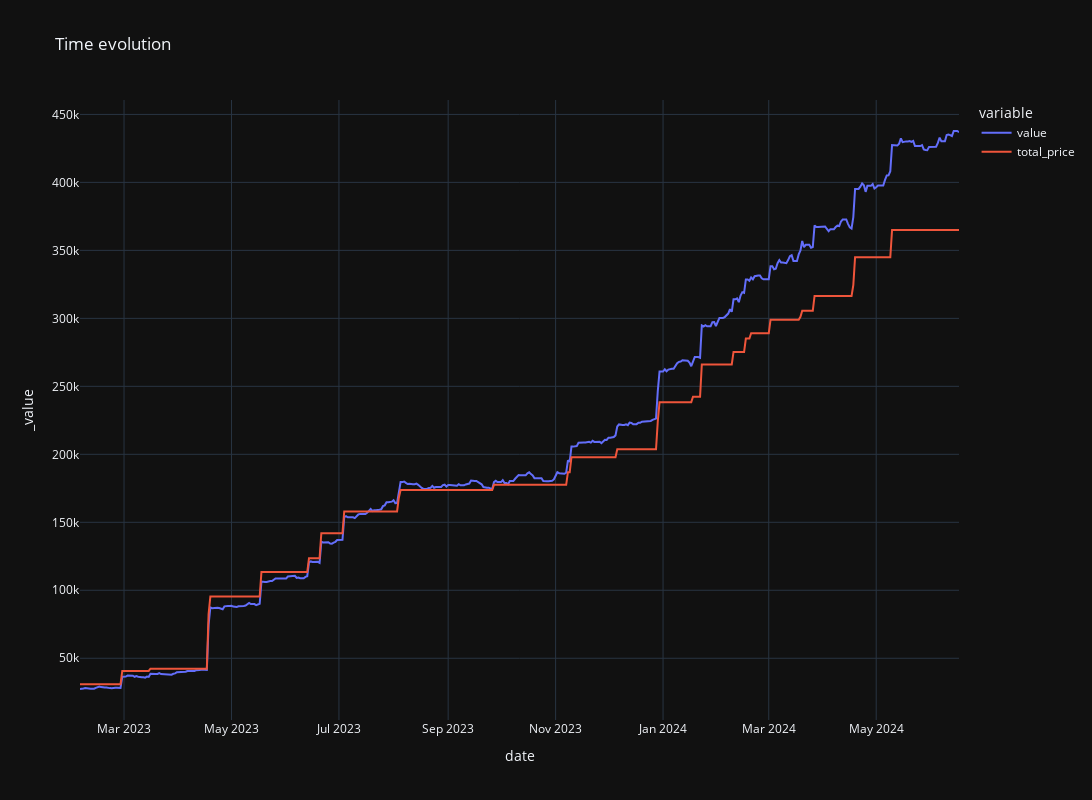

Notebook code for this chart:
### Code cell
fig = px.line(
    time_evol_all,
    x="date",
    # y=["value","total_gain"],
    y=time_evol_all.columns[1:-2],
    title="Time evolution",
    template="plotly_dark",
    width=1200,
    height=800,
)

# showing the plot
fig.show()

### Figure 1 — Plotly figure (JSON) as saved in the notebook; plotly's stock layout.template omitted (floating-point values rounded to 4 significant figures; data arrays with more than 128 entries replaced by an {"elided": "..."} marker saying what was removed)
{"data": [{"hovertemplate": "variable=value<br>date=%{x}<br>_value=%{y}<extra></extra>", "legendgroup": "value", "line": {"color": "#636efa", "dash": "solid"}, "marker": {"symbol": "circle"}, "mode": "lines", "name": "value", "orientation": "v", "showlegend": true, "type": "scatter", "x": {"elided": "500 str values"}, "xaxis": "x", "y": {"elided": "500 float values"}, "yaxis": "y"}, {"hovertemplate": "variable=total_price<br>date=%{x}<br>_value=%{y}<extra></extra>", "legendgroup": "total_price", "line": {"color": "#EF553B", "dash": "solid"}, "marker": {"symbol": "circle"}, "mode": "lines", "name": "total_price", "orientation": "v", "showlegend": true, "type": "scatter", "x": {"elided": "500 str values"}, "xaxis": "x", "y": {"elided": "500 float values"}, "yaxis": "y"}], "layout": {"height": 800, "legend": {"title": {"text": "variable"}, "tracegroupgap": 0}, "title": {"text": "Time evolution"}, "width": 1200, "xaxis": {"anchor": "y", "domain": [0, 1], "title": {"text": "date"}}, "yaxis": {"anchor": "x", "domain": [0, 1], "title": {"text": "_value"}}}}
